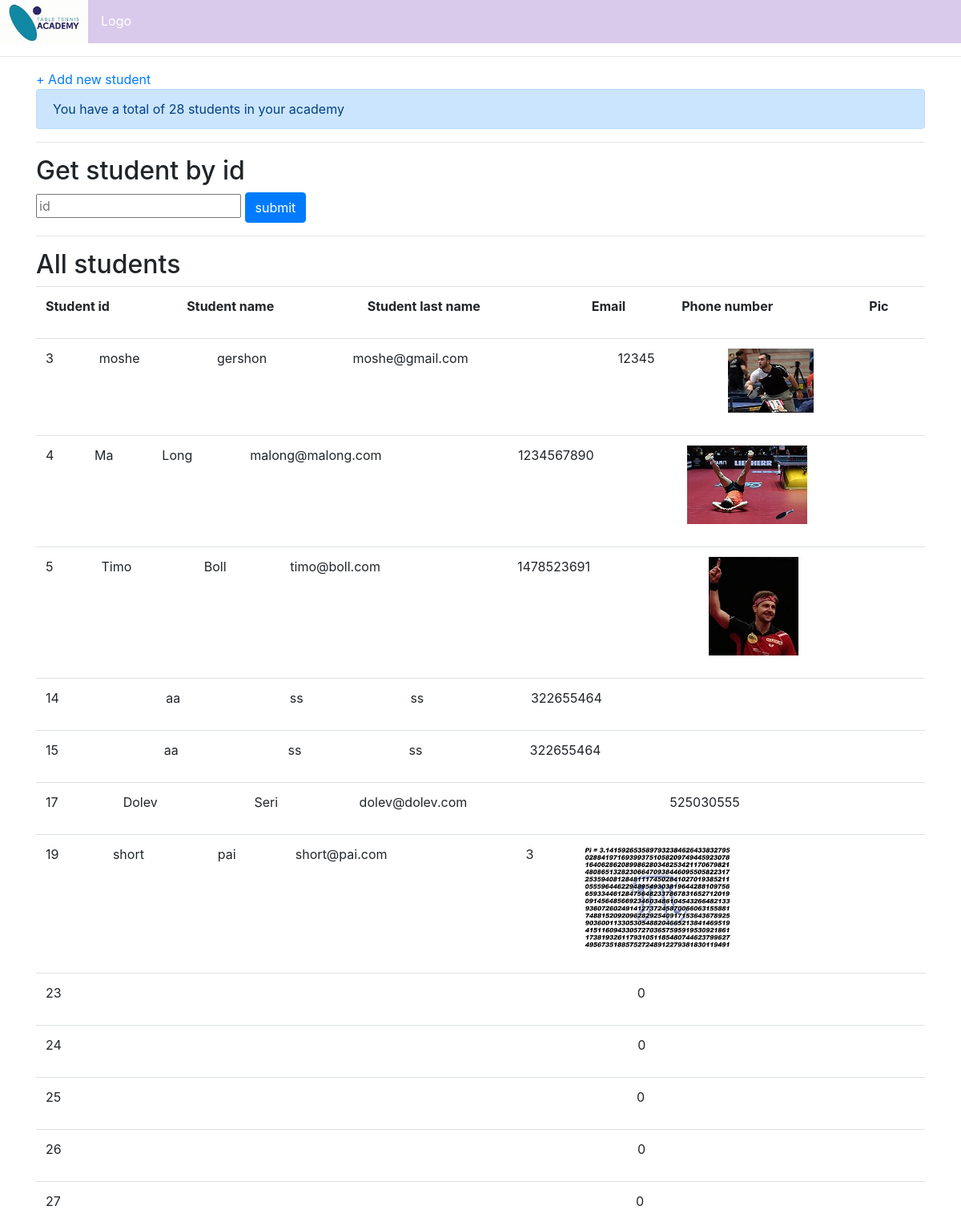
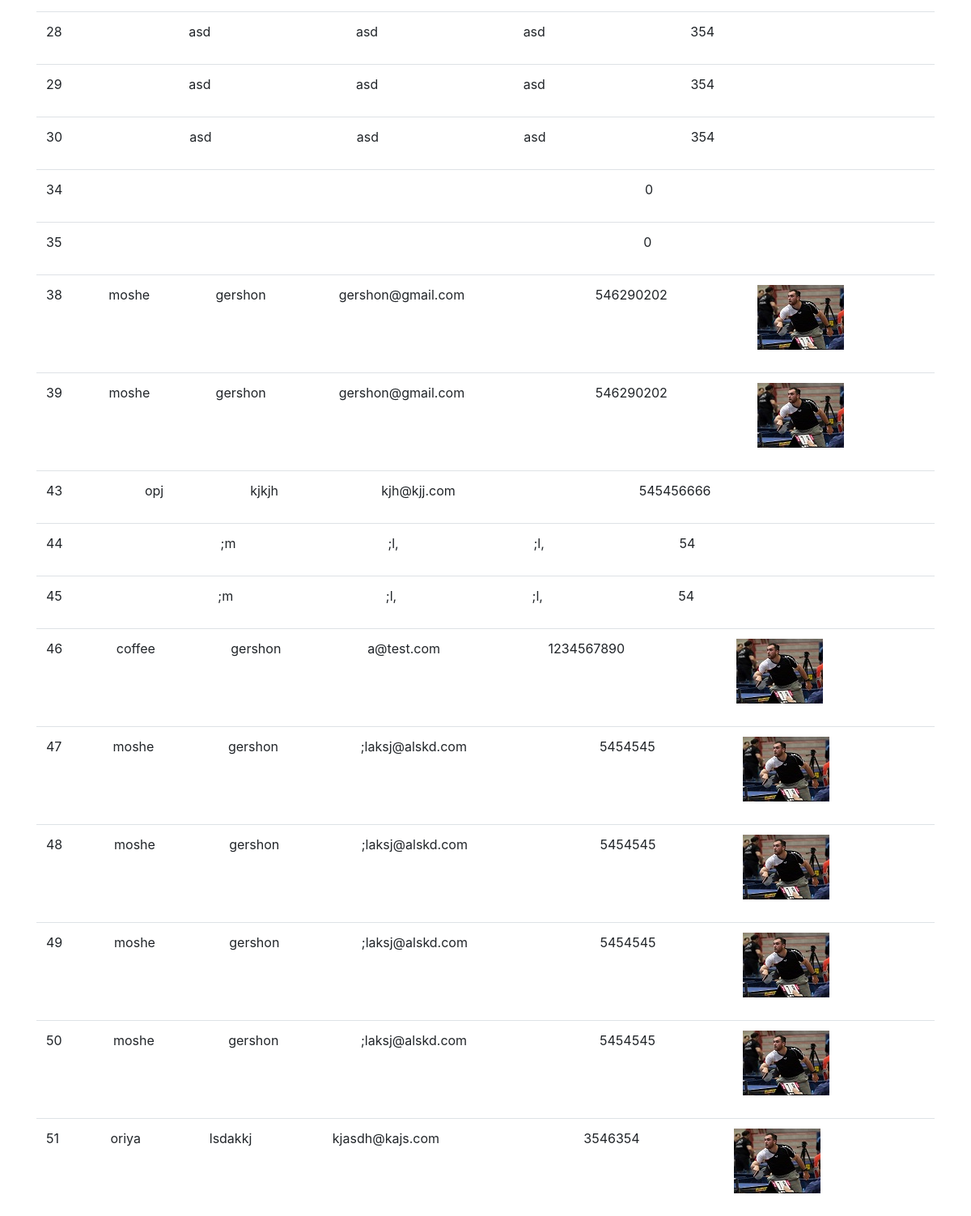
The app's page /showstudent.php with its own data (2 pictures, top to bottom).
### tables this page shows
CREATE TABLE `students` (
  `id` int(11) NOT NULL,
  `name` varchar(50) NOT NULL,
  `lastname` varchar(50) NOT NULL,
  `email` varchar(50) NOT NULL,
  `phonenum` int(25) NOT NULL,
  `pic` varchar(50) NOT NULL
);

### dal.php (called while the page is built, shortened)
<?php
final class DataAccessLayer
{
    private $host = '127.0.0.1';
    private $db = 'school';
    private $user = 'root';
    private $pass = '';
    private $charset = 'utf8';
    private $dsn;
    private $opt = [
        PDO::ATTR_ERRMODE => PDO::ERRMODE_EXCEPTION,
        PDO::ATTR_DEFAULT_FETCH_MODE => PDO::FETCH_ASSOC,
        PDO::ATTR_EMULATE_PREPARES => false,
    ];
    private static $inst;
    private function __construct()
    {
        $this->dsn = "mysql:host=$this->host;dbname=$this->db;charset=$this->charset";
    }
    public static function Instance() {
        if (DataAccessLayer::$inst === null) {
            DataAccessLayer::$inst = new DataAccessLayer();
        }
        return DataAccessLayer::$inst;
    }
    public function select($query, $params = null)
    {
        $pdo = new PDO($this->dsn, $this->user, $this->pass, $this->opt);
        $statement = $pdo->prepare($query);
        if (!empty($params)) {
            $statement->execute($params);
        }
        else {
            $statement->execute();
        }
        return $statement;
    }
    public function selectCount($query, $params = null) {
        $pdo = new PDO($this->dsn, $this->user, $this->pass, $this->opt);
        $statement = $pdo->prepare($query);
        $statement->execute($params);
        return $statement->fetchColumn();
    }
}

### student-bl.php (called while the page is built, shortened)
<?php
    require_once "students-model.php";
    class BusinessLogicstudents extends BusinessLogic {
        public function get()
        {
            $q = 'SELECT * FROM `students`';
            $results = $this->dal->select($q);
            $resultsArray = [];
            while ($row = $results->fetch()) {
                array_push($resultsArray, new studentsModel($row ));            }
            return $resultsArray;
        }
        public function count() {
            $q = "SELECT count(*) FROM `students`";
            return $this->dal->selectCount($q);
        }
    }
?>

### students-model.php (called while the page is built, shortened)
<?php
    class studentsModel implements IModel {
        private $id;
        private $name;
        private $lastname;
        private $email;
        private $phonenum;
        private $pic;
        public function __construct($arr ,$coursObjectsArray=null) {
            if (!empty($arr['id']))
                $this->id = $arr['id'];
            $this->name = $arr['name'];
            $this->lastname = $arr['lastname'];
            $this->email = $arr['email'];
            $this->phonenum = $arr['phonenum'];
            $this->pic = $arr['pic'];
        }
        function getId() {
            return $this->id ;
        }
        function getName() {
            return $this->name;
        }
        function getLastname() {
            return $this->lastname;
        }
        function getEmail() {
            return $this->email;
        }
        function getPhonenum() {
            return $this->phonenum;
        }
        function getPic() {
            return $this->pic;
        }
        }
?>

### showstudent.php (the view, shortened to what this page needs)
<?php
 include 'header.php';
 require_once 'student-bl.php';
 $bl = new BusinessLogicstudents;
 $cbl = new BusinessLogiccourses;
 $arrayOfstudents = $bl->get();
        ?>
  <div class="adds">
        <a href='addstudent.php'>+ Add new student</a>
        </div>
        <div class="alert alert-primary" role="alert">
You have a total of  <?php echo $bl->count(); ?> students in your academy</h4>
</div>
<hr>
 <form action="<?php echo basename($_SERVER['PHP_SELF']);?>" method="POST">
 <h2> Get student by id</h2>
<input id="id" type="text" placeholder="id" name="id">
<button type="submit" class="btn btn-primary" name="getbyid" value="3">submit</button>
</form>
<hr>
<?php
if(!empty($_POST['id'])){
    ?>
    <script> if (isNaN(document.getelementbyid('id').valeu)){
        prompt('The id must be a number');
    // <div class="alert alert-primary">
    //     <strong>The id must be a number</strong>
    // </div>
    }</script>
    <?php
    $item = $bl->getOne($_POST['id']);
    if (!$item->getId()){
        ?>
        <div class="alert alert-primary">
        <strong>There is no such student</strong>
    </div>
         <?php
    }
    else{
?>
<table class="table">
<tr>
         <th>Student id</th>
         <th>Student name</th>
         <th>Student last name</th>
         <th>Email</th>
         <th>Phone number</th>
         <th>Pic</th>
         </tr>
         <tr>
         <td><?php echo $item->getId() ?></td>
         <td><?php echo $item->getName() ?></td>
         <td><?php echo $item->getLastname() ?></td>
         <td><?php echo $item->getEmail()  ?></td>
         <td><?php echo $item->getPhonenum()  ?></td>
         <td><img src="<?php echo $item->getPic()  ?>"></td>
         <form method='POST'>
         <input type='hidden' name='id' value="<?php echo $item->getId() ?>">
         <td><button type="submit" class="btn btn-primary" name="delete" value="4">Delete</button></td>
         <td><button type="submit" class="btn btn-primary" name="update" value="5">Update</button></td>
         </form>
        </tr>
     </table>
     <h2 >Courses that this student is in</h2>
     <hr>
    <?php
    $item1 = $cbl->getStudentWithCours($_POST['id']);
    foreach ($item1 as $c){
    ?>
    <h3><?php echo $c->getName() ?></h3>
     <table class="table">
    <td><?php echo $c->getName() ?></td>
    <td><?php echo $c->getDescription() ?></td>
    <td><img src="<?php echo $c->getPic()  ?>"></td>
    </table>
    <?php }}}
    else{
    ?>
 <h2>All students</h2>
 <table class="table">
 <tr>
         <th>Student id</th>
         <th>Student name</th>
         <th>Student last name</th>
         <th>Email</th>
         <th>Phone number</th>
         <th>Pic</th>
         </tr>
    </table>
 <?php foreach ($arrayOfstudents as $item) {?>
    <table class="table">
    <tr>
         <td><?php echo $item->getId() ?></td>
         <td><?php echo $item->getName() ?></td>
         <td><?php echo $item->getLastname() ?></td>
         <td><?php echo $item->getEmail()  ?></td>
         <td><?php echo $item->getPhonenum()  ?></td>
         <td><img src="<?php echo $item->getPic()  ?>"></td>
         </table>
 <?php }}?>
    <?php
include 'footer.php';
?>

### header.php (shortened to what this page needs)
<!DOCTYPE html>
<html lang="en">
<head>
    <link rel="stylesheet" href="https://stackpath.bootstrapcdn.com/bootstrap/4.1.3/css/bootstrap.min.css">
    <link rel='stylesheet' href='style.css'>
</head>
<body>
<header>
    <nav>
        <ul>
            <img class="float-left" src="logo.jpg" width="110"  >
            <li class='logo'><a href=index.php>Logo</a></li>
        </ul>
    </nav>
</header>
<hr>
<main class='container'>

### footer.php
</main>
</body>
</html>

### style.css (style rules this page uses)
nav ul { list-style-type: none; margin: 0; padding: 0; overflow: hidden; background-color: rgba(83, 13, 163, 0.219); }
nav ul li { float: left; }
nav ul li a { display: block; color: white; text-align: center; padding: 14px 16px; text-decoration: none; }

### records on screen
students: id "3", name "moshe", lastname "gershon", email "moshe@gmail.com", phonenum "12345", pic (picture)
students: id "4", name "Ma", lastname "Long", email "malong@malong.com", phonenum "1234567890", pic (picture)
students: id "5", name "Timo", lastname "Boll", email "timo@boll.com", phonenum "1478523691", pic (picture)
students: id "14", name "aa", lastname "ss", email "ss", phonenum "322655464"
students: id "15", name "aa", lastname "ss", email "ss", phonenum "322655464"
students: id "17", name "Dolev", lastname "Seri", email "dolev@dolev.com", phonenum "525030555"
students: id "19", name "short", lastname "pai", email "short@pai.com", phonenum "3", pic (picture)
students: id "23", phonenum "0"
students: id "24", phonenum "0"
students: id "25", phonenum "0"
students: id "26", phonenum "0"
students: id "27", phonenum "0"
students: id "28", name "asd", lastname "asd", email "asd", phonenum "354"
students: id "29", name "asd", lastname "asd", email "asd", phonenum "354"
students: id "30", name "asd", lastname "asd", email "asd", phonenum "354"
students: id "34", phonenum "0"
students: id "35", phonenum "0"
students: id "38", name "moshe", lastname "gershon", email "gershon@gmail.com", phonenum "546290202", pic (picture)
students: id "39", name "moshe", lastname "gershon", email "gershon@gmail.com", phonenum "546290202", pic (picture)
students: id "43", name "opj", lastname "kjkjh", email "kjh@kjj.com", phonenum "545456666"
students: id "44", name ";m", lastname ";l,", email ";l,", phonenum "54"
students: id "45", name ";m", lastname ";l,", email ";l,", phonenum "54"
students: id "46", name "coffee", lastname "gershon", email "a@test.com", phonenum "1234567890", pic (picture)
students: id "47", name "moshe", lastname "gershon", email ";laksj@alskd.com", phonenum "5454545", pic (picture)
students: id "48", name "moshe", lastname "gershon", email ";laksj@alskd.com", phonenum "5454545", pic (picture)
students: id "49", name "moshe", lastname "gershon", email ";laksj@alskd.com", phonenum "5454545", pic (picture)
students: id "50", name "moshe", lastname "gershon", email ";laksj@alskd.com", phonenum "5454545", pic (picture)
students: id "51", name "oriya", lastname "lsdakkj", email "kjasdh@kajs.com", phonenum "3546354", pic (picture)

### other values on screen
$bl->count() "28"
